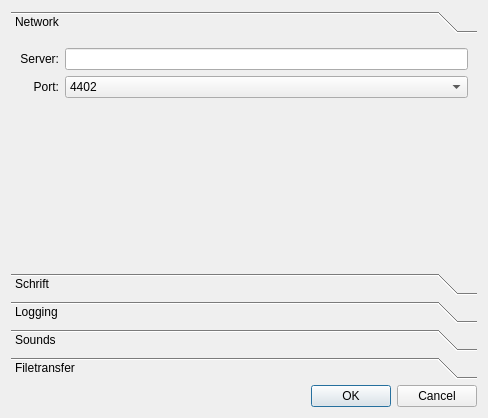
<?xml version="1.0" encoding="UTF-8"?>
<ui version="4.0">
 <class>SettingsDialog</class>
 <widget class="QDialog" name="SettingsDialog">
  <property name="windowModality">
   <enum>Qt::ApplicationModal</enum>
  </property>
  <property name="geometry">
   <rect>
    <x>0</x>
    <y>0</y>
    <width>488</width>
    <height>418</height>
   </rect>
  </property>
  <property name="windowTitle">
   <string>Settings</string>
  </property>
  <property name="windowIcon">
   <iconset resource="images.qrc">
    <normaloff>:/internet-chat-2.png</normaloff>:/internet-chat-2.png</iconset>
  </property>
  <property name="modal">
   <bool>true</bool>
  </property>
  <layout class="QGridLayout" name="gridLayout_2">
   <item row="2" column="0">
    <widget class="QDialogButtonBox" name="buttonBox">
     <property name="orientation">
      <enum>Qt::Horizontal</enum>
     </property>
     <property name="standardButtons">
      <set>QDialogButtonBox::Cancel|QDialogButtonBox::Ok</set>
     </property>
    </widget>
   </item>
   <item row="1" column="0">
    <widget class="QToolBox" name="toolBox">
     <property name="currentIndex">
      <number>0</number>
     </property>
     <widget class="QWidget" name="page">
      <property name="geometry">
       <rect>
        <x>0</x>
        <y>0</y>
        <width>470</width>
        <height>232</height>
       </rect>
      </property>
      <attribute name="label">
       <string>Network</string>
      </attribute>
      <layout class="QGridLayout" name="gridLayout">
       <item row="0" column="1">
        <widget class="QLineEdit" name="lineEditServerAddress"/>
       </item>
       <item row="0" column="0">
        <widget class="QLabel" name="labelServerAddress">
         <property name="text">
          <string>Server:</string>
         </property>
         <property name="alignment">
          <set>Qt::AlignRight|Qt::AlignTrailing|Qt::AlignVCenter</set>
         </property>
        </widget>
       </item>
       <item row="1" column="0">
        <widget class="QLabel" name="labelServerPort">
         <property name="text">
          <string>Port:</string>
         </property>
         <property name="alignment">
          <set>Qt::AlignRight|Qt::AlignTrailing|Qt::AlignVCenter</set>
         </property>
        </widget>
       </item>
       <item row="1" column="1">
        <widget class="QComboBox" name="comboBoxServerPort">
         <item>
          <property name="text">
           <string>4402</string>
          </property>
         </item>
         <item>
          <property name="text">
           <string>4444</string>
          </property>
         </item>
         <item>
          <property name="text">
           <string>4201</string>
          </property>
         </item>
        </widget>
       </item>
       <item row="2" column="1">
        <spacer name="verticalSpacer">
         <property name="orientation">
          <enum>Qt::Vertical</enum>
         </property>
         <property name="sizeHint" stdset="0">
          <size>
           <width>20</width>
           <height>40</height>
          </size>
         </property>
        </spacer>
       </item>
      </layout>
     </widget>
     <widget class="QWidget" name="page_2">
      <property name="geometry">
       <rect>
        <x>0</x>
        <y>0</y>
        <width>470</width>
        <height>232</height>
       </rect>
      </property>
      <attribute name="label">
       <string>Schrift</string>
      </attribute>
      <layout class="QGridLayout" name="gridLayout_3">
       <item row="0" column="0">
        <spacer name="verticalSpacer_2">
         <property name="orientation">
          <enum>Qt::Vertical</enum>
         </property>
         <property name="sizeHint" stdset="0">
          <size>
           <width>20</width>
           <height>211</height>
          </size>
         </property>
        </spacer>
       </item>
       <item row="1" column="0">
        <widget class="QPushButton" name="pushButton">
         <property name="text">
          <string>Schriftart ändern</string>
         </property>
        </widget>
       </item>
      </layout>
     </widget>
     <widget class="QWidget" name="page_3">
      <property name="geometry">
       <rect>
        <x>0</x>
        <y>0</y>
        <width>470</width>
        <height>232</height>
       </rect>
      </property>
      <attribute name="label">
       <string>Logging</string>
      </attribute>
      <widget class="QCheckBox" name="checkBox">
       <property name="geometry">
        <rect>
         <x>12</x>
         <y>12</y>
         <width>151</width>
         <height>20</height>
        </rect>
       </property>
       <property name="text">
        <string>Logging aktivieren?</string>
       </property>
      </widget>
     </widget>
     <widget class="QWidget" name="page_4">
      <property name="enabled">
       <bool>false</bool>
      </property>
      <property name="geometry">
       <rect>
        <x>0</x>
        <y>0</y>
        <width>470</width>
        <height>232</height>
       </rect>
      </property>
      <attribute name="label">
       <string>Sounds</string>
      </attribute>
     </widget>
     <widget class="QWidget" name="page_5">
      <attribute name="label">
       <string>Filetransfer</string>
      </attribute>
      <layout class="QGridLayout" name="gridLayout_5">
       <item row="0" column="0">
        <layout class="QGridLayout" name="gridLayout_4">
         <item row="0" column="0">
          <widget class="QLabel" name="labelServerAddress_2">
           <property name="text">
            <string>Path</string>
           </property>
           <property name="alignment">
            <set>Qt::AlignRight|Qt::AlignTrailing|Qt::AlignVCenter</set>
           </property>
          </widget>
         </item>
         <item row="0" column="1">
          <widget class="QLineEdit" name="lineEditFileTransferPath"/>
         </item>
         <item row="0" column="2">
          <widget class="QPushButton" name="pushButton_FileTransfer_Path">
           <property name="text">
            <string>choose</string>
           </property>
          </widget>
         </item>
         <item row="1" column="1">
          <spacer name="verticalSpacer_3">
           <property name="orientation">
            <enum>Qt::Vertical</enum>
           </property>
           <property name="sizeHint" stdset="0">
            <size>
             <width>20</width>
             <height>40</height>
            </size>
           </property>
          </spacer>
         </item>
        </layout>
       </item>
      </layout>
     </widget>
    </widget>
   </item>
  </layout>
 </widget>
 <resources>
  <include location="images.qrc"/>
 </resources>
 <connections>
  <connection>
   <sender>buttonBox</sender>
   <signal>accepted()</signal>
   <receiver>SettingsDialog</receiver>
   <slot>accept()</slot>
   <hints>
    <hint type="sourcelabel">
     <x>244</x>
     <y>331</y>
    </hint>
    <hint type="destinationlabel">
     <x>244</x>
     <y>177</y>
    </hint>
   </hints>
  </connection>
  <connection>
   <sender>buttonBox</sender>
   <signal>rejected()</signal>
   <receiver>SettingsDialog</receiver>
   <slot>reject()</slot>
   <hints>
    <hint type="sourcelabel">
     <x>244</x>
     <y>331</y>
    </hint>
    <hint type="destinationlabel">
     <x>244</x>
     <y>177</y>
    </hint>
   </hints>
  </connection>
 </connections>
</ui>
